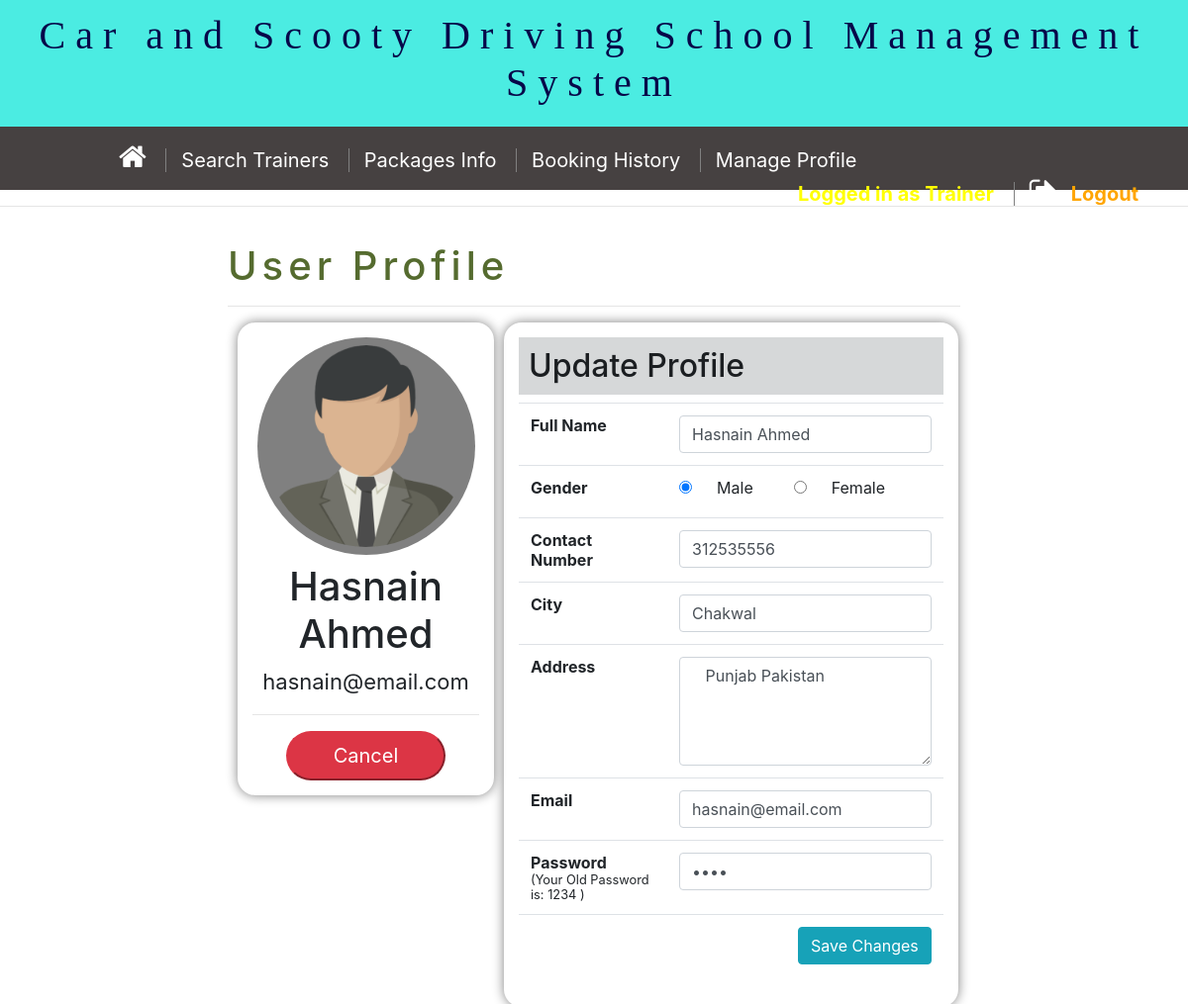
/studentUI/updateprofile.php (signed in), run on the app's committed database.
### tables this page shows
CREATE TABLE `studenttable` (
  `sid` int(11) NOT NULL,
  `s_name` char(100) NOT NULL,
  `s_contact` bigint(11) NOT NULL,
  `s_gender` char(25) NOT NULL,
  `s_city` char(50) NOT NULL,
  `s_raddress` varchar(255) NOT NULL,
  `s_email` varchar(100) NOT NULL,
  `s_loginpasswrd` varchar(50) NOT NULL
);

### db/student/dbprofile.php (called while the page is built, shortened)
<?php
include 'connection.php';
$studentid = $_SESSION['userid'];
$query = "SELECT * from studenttable  where sid   ='$studentid'";
$result = mysqli_query($conn, $query);
if ($result->num_rows > 0) {
     $row = mysqli_fetch_assoc($result);
     $name = $row['s_name'];
     $gender = $row['s_gender'];
     $contact = $row['s_contact'];
     $city = $row['s_city'];
     $address = $row['s_raddress'];
     $email = $row['s_email'];
     $password = $row['s_loginpasswrd'];
}

### studentUI/updateprofile.php (the view, shortened to what this page needs)
<html lang="en">
<head>
    <link rel="stylesheet" href="../css/usrprofile.css">
    <?php
    include "../header/studentheader.php";
    include "../db/student/dbprofile.php";
    ?>
</head>
<body>
<div style="padding:20px; width:65%; margin:auto;">
        <h1 style="color:darkolivegreen; letter-spacing:5px">User Profile</h1>
        <hr>
        <div id="divleft">
            <?php
            if ($gender == "Male") {
                echo '
                              <img class="d" src="../images/male.png" style="width:220px; height: auto;">';
            } else {
                echo '
                              <img class="d" src="../images/female.png" style="width:220px; height: auto;">';
            }
            ?>
            <h1>
                <?php
                echo "<h1>" . $name . "</h1>
                        <p id='pemail'>" . $email . "</p>";
                ?>
            </h1>
            <hr>
            <a href="profile.php"><button class="btn-danger btnup">Cancel</button></a>
<br>
</div>
<div class="divright">
<h2 class="alert-dark">Update Profile</h2>
<form method="POST">
    <table class="table table-borderedless">
        <tr>
            <td id="col1">Full Name</td>
            <td> <input type="text" placeholder="Enter Full Name...." name="uname" class="form-control btns" required value="<?php echo $name; ?>" />
            </td>
        </tr>
        <tr>
            <td id="col1">Gender</td>
            <td> <label class="radio-inline">
                    <input type="radio" name="ugender" value="Male" class=" btns" required <?php
                                                                                            if ($gender == "Male") {
                                                                                                echo 'checked';
                                                                                            }
                                                                                            ?>> &emsp; Male
                </label> &emsp;&emsp;
                <label class="radio-inline">
                    <input type="radio" name="ugender" value="Female" class=" btns" required <?php
                                                                                                if ($gender == "Female") {
                                                                                                    echo 'checked';
                                                                                                }
                                                                                                ?>> &emsp; Female
                </label>
            </td>
        </tr>
        <tr>
            <td id="col1">Contact Number</td>
            <td><input type="number" placeholder="Enter Your Contact Number...." name="ucontactd" class="form-control btns" value="<?php echo $contact; ?>" required />
            </td>
        </tr>
        <tr>
            <td id="col1">City</td>
            <td><input type="text" placeholder="Enter Your CIty Name...." name="ucity" class="form-control btns" value="<?php echo $city; ?>" required />
            </td>
        </tr>
        <tr>
            <td id="col1">Address</td>
            <td> <textarea name="address" rows="4" cols="30" placeholder="Enter Your Full Address...." class="form-control btns"> <?php echo $address; ?></textarea>
            </td>
        </tr>
        <tr>
            <td id="col1">Email</td>
            <td> <input type="email" name="usremail" class="form-control" placeholder="Enter Valid User email...." value="<?php echo $email; ?>" required>
            </td>
        </tr>
        <tr>
            <td id="col1">Password<br> <small> (Your Old Password is: <?php echo $password; ?> )</small></td>
            <td> <input type="password" name="usrpasswrd" class="form-control" placeholder="Enter Valid password...." value="<?php echo $password; ?>" required>
            </td>
        </tr>
        <tr>
            <td colspan="2">
                <input type="submit" name="update" value="Save Changes" class="btn btn-info" style="margin:auto; float:right;">
            </td>
        </tr>
    </table>
</div></form>
</div>
<br>
<br>
</body>
</html>

### css/usrprofile.css (style rules this page uses)
#divleft, .divright { text-align: center; padding: 15px; width: 35%; float: left; box-shadow: 0px 0px 12px 0px grey; margin-left: 10px; border-radius: 18px; margin-bottom: 30px; }
.divright { width: 62%; }
#pemail { font-size: 22px; }
.btnup { width: 70%; padding: 8px; margin: auto; border-radius:35px; font-size: 20px; }
img { border-radius: 50%; background:grey; padding: 8px; }
#col1 { font-weight: bold; width: 35%; }
h2 { text-align: left; padding: 10px; }

### data on the page
studenttable: s_name "Hasnain Ahmed", s_email "hasnain@email.com", uname "Hasnain Ahmed", s_gender "☑ Male", s_gender "☐ Female", ucontactd "312535556", ucity "Chakwal", address "Punjab Pakistan", usremail "hasnain@email.com", s_loginpasswrd "1234"

### other printed values
$_SESSION['role'] "Trainer"
